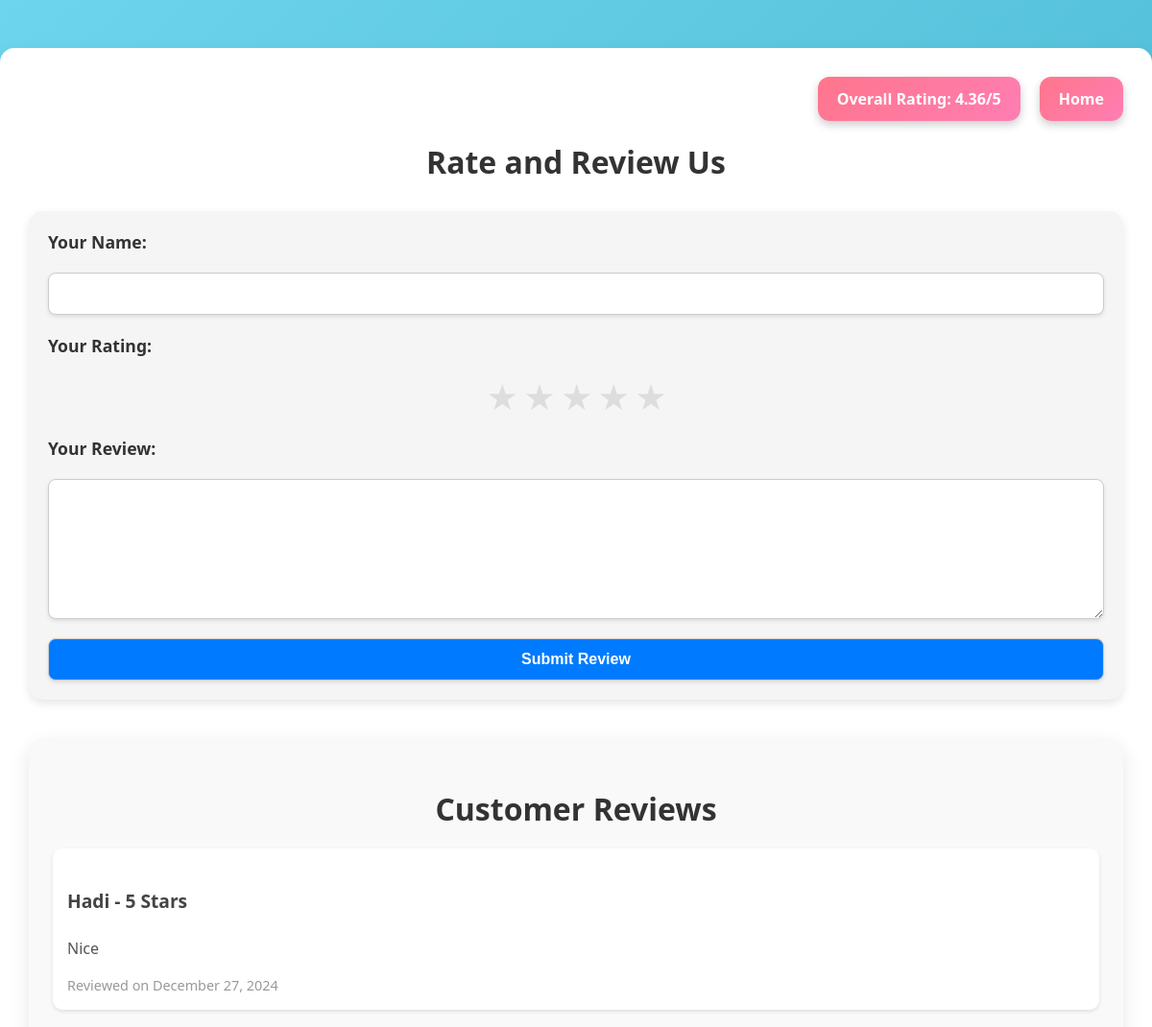
Before: /chai/reviews/ (upper part) with the older database file.
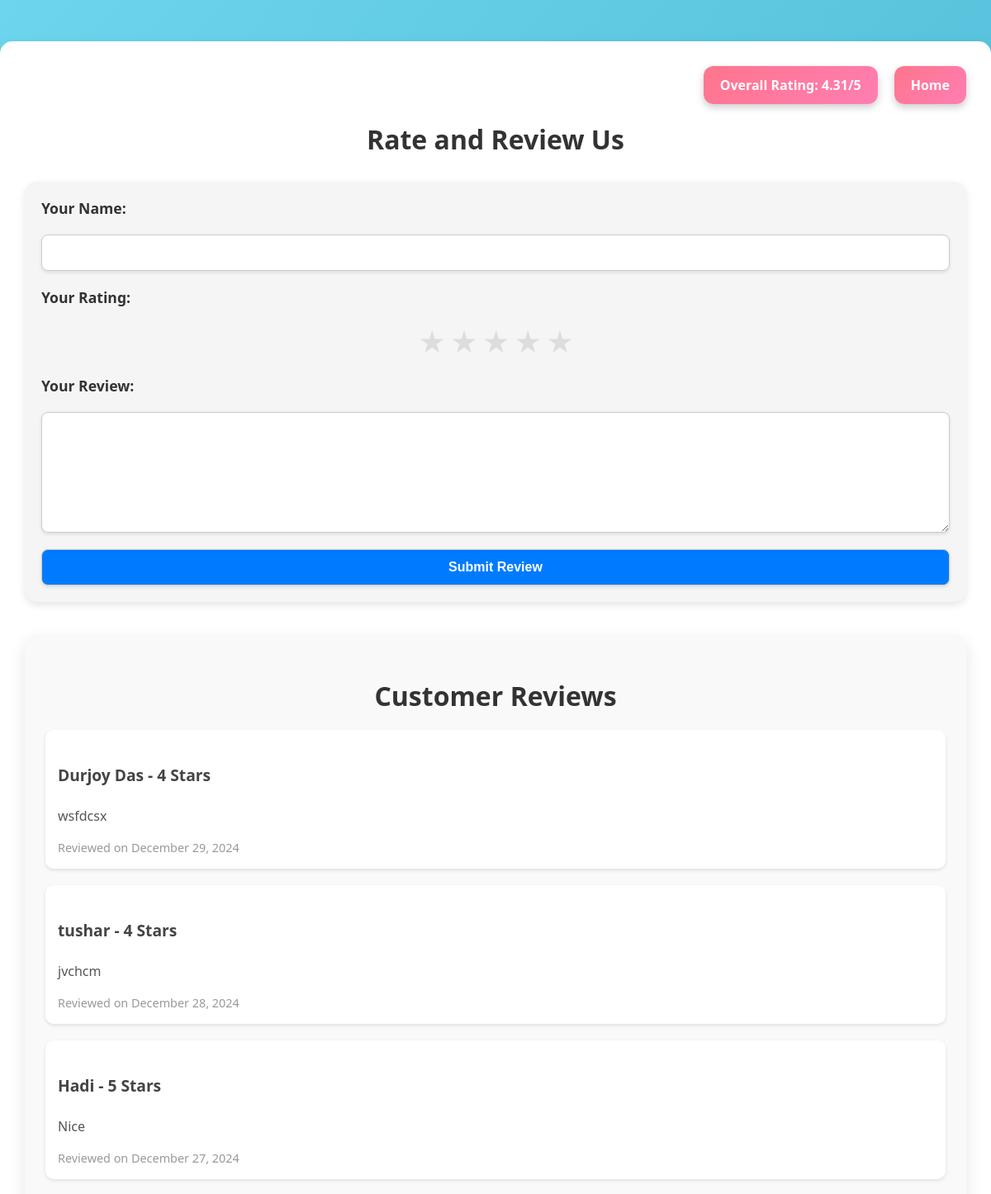
After: the same page with the newer database file.
### chai/models.py (models this page shows, shortened)
class Review(models.Model):
    name = models.CharField(max_length=100)
    rating = models.IntegerField(choices=[(i, str(i)) for i in range(1, 6)])  # Ratings from 1 to 5
    review = models.TextField(blank=True, null=True)
    created_at = models.DateTimeField(auto_now_add=True)

### chai/views.py (the view)
# urls.py: path('reviews/', views.reviews_page, name='reviews_page'),
def reviews_page(request):
    form = ReviewForm()
    message = ""
    if request.method == "POST":
        form = ReviewForm(request.POST)
        if form.is_valid():
            form.save()
            message = "Thank You Sir"
            form = ReviewForm()  # Reset the form after submission
    overall_rating = Review.objects.aggregate(Avg('rating'))['rating__avg']
    overall_rating = round(overall_rating, 2) if overall_rating else 0
    reviews = Review.objects.all().order_by('-created_at')  # Added ordering by created_at (desc)
    return render(request, 'chai/reviews_page.html', {
        'form': form,
        'message': message,
        'overall_rating': overall_rating,
        'reviews': reviews,
    })

### chai/forms.py
class ReviewForm(forms.ModelForm):
    class Meta:
        model = Review
        fields = ['name', 'rating', 'review']
        widgets = {
            'rating': forms.RadioSelect(choices=[(i, f'{i} Star{"s" if i > 1 else ""}') for i in range(1, 6)]),
            'review': forms.Textarea(attrs={'rows': 3}),
        }

### chai/templates/chai/reviews_page.html (shortened to what this page needs)
<!DOCTYPE html>
<html lang="en">
<head>
</head>
<body>
    <div class="container">
        <div class="header-actions">
            <div class="shared-style">
                Overall Rating: {{ overall_rating }}/5
            </div>
            <a href="{% url 'Home' %}" class="shared-style">Home</a>
        </div>
        <h1>Rate and Review Us</h1>
        <div class="form-container">
            <form method="post" id="reviewForm">
                <label for="name">Your Name:</label>
                {{ form.name }}
                <label for="rating">Your Rating:</label>
                <div class="rating">
                    <input type="radio" id="star5" name="rating" value="5" required><label for="star5">&#9733;</label>
                    <input type="radio" id="star4" name="rating" value="4"><label for="star4">&#9733;</label>
                    <input type="radio" id="star3" name="rating" value="3"><label for="star3">&#9733;</label>
                    <input type="radio" id="star2" name="rating" value="2"><label for="star2">&#9733;</label>
                    <input type="radio" id="star1" name="rating" value="1"><label for="star1">&#9733;</label>
                </div>
                <label for="review">Your Review:</label>
                {{ form.review }}
                <button type="submit">Submit Review</button>
            </form>
        </div>
        <div class="reviews-list">
            <h2>Customer Reviews</h2>
            {% for review in reviews %}
            <div class="review-item">
                <h4>{{ review.name }} - {{ review.rating }} Stars</h4>
                <p>{{ review.review }}</p>
                <small>Reviewed on {{ review.created_at|date:"F d, Y" }}</small>
            </div>
            {% empty %}
            <p>No reviews yet. Be the first to leave one!</p>
            {% endfor %}
        </div>
    </div>
</body>
</html>

Changed rows visible on the page:
added Review: name "Durjoy Das", rating "4", review "wsfdcsx", created_at "December 29, 2024"
added Review: name "tushar", rating "4", review "jvchcm", created_at "December 28, 2024"
Other visible differences:
{{ overall_rating }}: "4.36" → "4.31"
